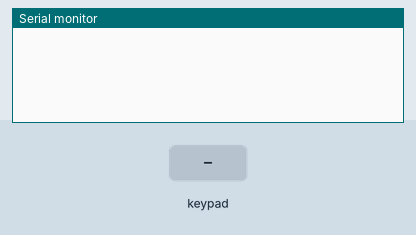
The sketch below on a simulated ESP32. Shown: the last lines printed to the serial monitor. The inputs (shaded band) are chosen by the test bench.

Above: at 2.2 s.
2.3 s: key '1' pressed
At 3.3 s:
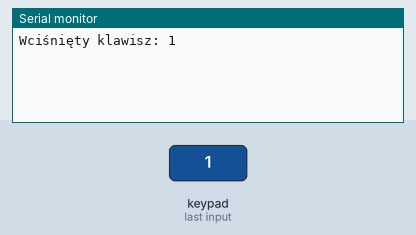
3.8 s: keypad keys 2 3 2 2 2 1 1 9 # pressed 0.4 s apart
At 7.9 s:
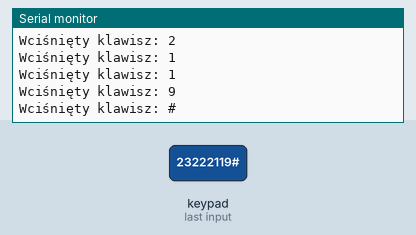
8.9 s: key 'A' pressed
At 9.4 s:
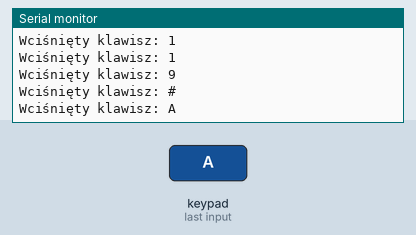
10.4 s: keypad keys 2 3 2 2 2 1 1 9 * pressed 0.4 s apart
At 14.4 s:
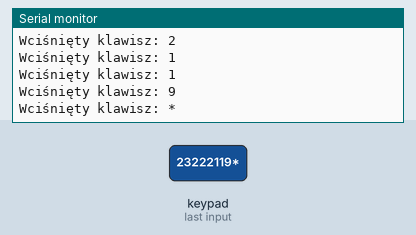
15.5 s: key 'B' pressed
At 16.7 s:
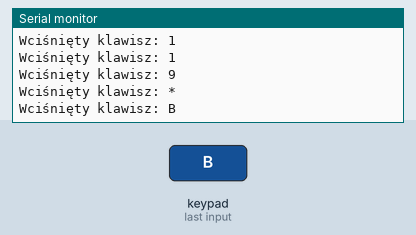
17.0 s: keypad keys 2 3 2 2 2 1 1 9 D pressed 0.4 s apart
At 20.5 s:
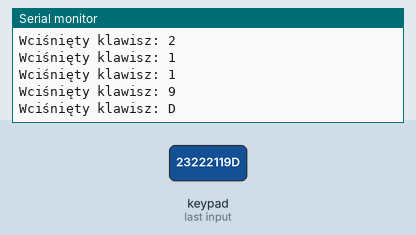
Timing chart, 0 to 22.0 s (numbered marks = the images above; inputs shaded):
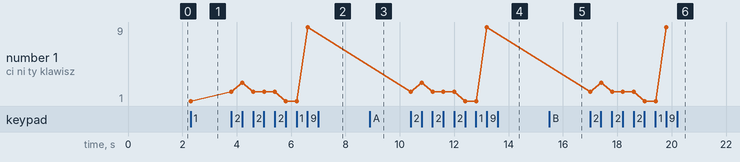

Measured:
- after the input at 2.3 s, the serial monitor: prints a new line at once (image 1)
- after the input at 3.8 s, the serial monitor: prints a new line at once (image 2)
- after the input at 8.9 s, the serial monitor: prints a new line at once (image 3)
- after the input at 10.4 s, the serial monitor: prints a new line at once (image 4)
- after the input at 15.5 s, the serial monitor: prints a new line at once (image 5)
- after the input at 17.0 s, the serial monitor: prints a new line at once (image 6)
- plotted number 1: 1 → 9 after the input at 3.8 s

The sketch:

ESP32-klawiatura4x4.ino
```cpp
#include <Keypad.h>

// Definicja wymiarów matrycy keypad
const byte ROWS = 4; // cztery wiersze
const byte COLS = 4; // cztery kolumny

// Definicja przycisków
char keys[ROWS][COLS] = {
    {'1','2','3','A'},
    {'4','5','6','B'},
    {'7','8','9','C'},
    {'*','0','#','D'}
};

// Podłączenie pinów do ESP32
byte rowPins[ROWS] = {23, 22, 21, 19}; // Piny do wierszy
byte colPins[COLS] = {18, 5, 12, 13};  // Piny do kolumn

Keypad keypad = Keypad(makeKeymap(keys), rowPins, colPins, ROWS, COLS);

void setup() {
    // Inicjalizacja portu szeregowego
    Serial.begin(115200);
    delay(1000);  // Daj czas na otwarcie portu szeregowego
}

void loop() {
    char key = keypad.getKey(); // Odczytaj wciśnięty przycisk

    if (key) { // Jeśli przycisk został wciśnięty
        Serial.print("Wciśnięty klawisz: ");
        Serial.println(key);
    }
}
```
